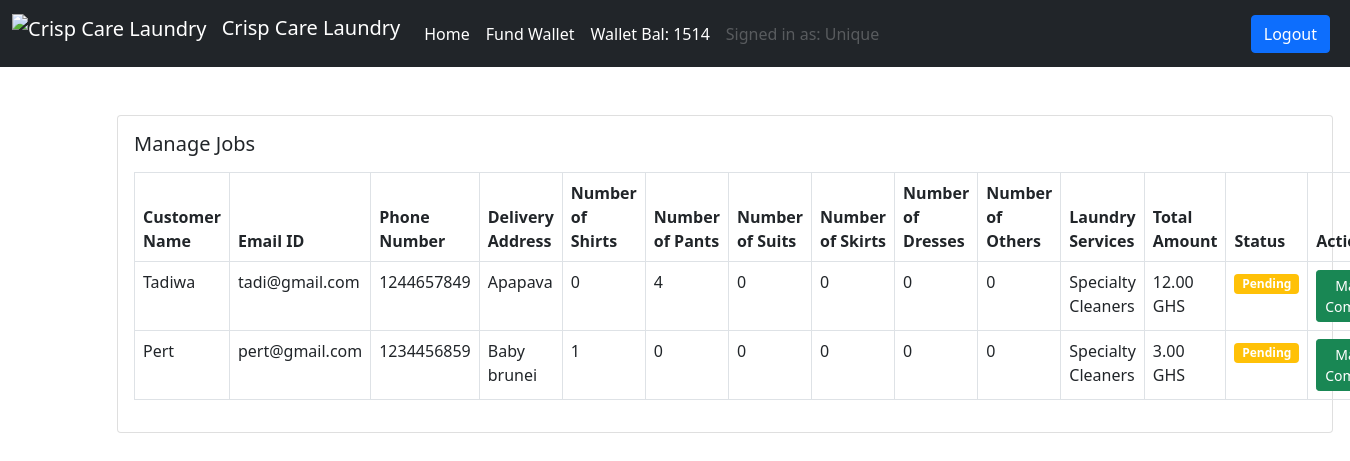
Screenshot of /completed-payment/ (signed in) with the database file from the repository.
### payment/models.py (models this page shows)
class Wallet(models.Model):
    user = models.OneToOneField(User, on_delete=models.CASCADE)
    balance = models.PositiveSmallIntegerField(default=0)

### laundry/models.py (models this page shows, shortened)
class Checkout(models.Model):
        cart = models.ForeignKey(Cart, on_delete=models.CASCADE)
        full_name = models.CharField(max_length=100)
        email_id = models.EmailField(max_length=100)
        delivery_address = models.CharField(max_length=255)
        phone_number = models.CharField(max_length=20)
        payment_method = models.CharField(max_length=20)
        timestamp = models.DateTimeField(auto_now_add=True)

class Cart(models.Model):
    num_shirts = models.IntegerField(default=0)
    num_pants = models.IntegerField(default=0)
    num_suits = models.IntegerField(default=0)
    num_skirts = models.IntegerField(default=0)
    num_dresses = models.IntegerField(default=0)
    num_others = models.IntegerField(default=0)
    special_requests = models.TextField(blank=True, null=True)
    pickup_date = models.DateField(default=timezone.now)
    total_amount = models.DecimalField(max_digits=10, decimal_places=2, default=0)
    is_verified = models.BooleanField(default=False)

class ServiceCart(models.Model):
        cart = models.ForeignKey(Cart, on_delete=models.CASCADE)
        service = models.ForeignKey(Service, on_delete=models.CASCADE)
        user = models.ForeignKey(User, on_delete=models.CASCADE)

class Service(models.Model):
    user = models.ForeignKey(User, on_delete=models.CASCADE)
    name = models.CharField(max_length=100)
    price = models.PositiveIntegerField()

### laundry/views.py (the view)
# urls.py: path('completed-payment/', views.completed_payment, name='completed-payment'),
def completed_payment(request):
    obj = Checkout.objects.filter(cart__is_verified=True)
    context = {'obj':obj}
    return render(request, 'laundrySys/completed_payment.html', context)

### templates/laundrySys/completed_payment.html
{% extends 'base.html' %}
{% block content %}
<div>
    <div class="card mx-auto" style="width: 76rem;">
        <div class="card-body">
            <h5 class="card-title mb-3">Manage Jobs</h5>
            <table class="table table-bordered">
                <thead>
                    <tr>
                        <th scope="col">Customer Name</th>
                        <th scope="col">Email ID</th>
                        <th scope="col">Phone Number</th>
                        <th scope="col">Delivery Address</th>
                        <th scope="col">Number of Shirts</th>
                        <th scope="col">Number of Pants</th>
                        <th scope="col">Number of Suits</th>
                        <th scope="col">Number of Skirts</th>
                        <th scope="col">Number of Dresses</th>
                        <th scope="col">Number of Others</th>
                        <th scope="col">Laundry Services</th>
                        <th scope="col">Total Amount</th>
                        <th scope="col">Status</th>
                        <th scope="col">Action</th>
                    </tr>
                </thead>
                <tbody>
                    {% for o in obj %}
                    <tr>
                        <td>{{ o.full_name }}</td>
                        <td>{{ o.email_id }}</td>
                        <td>{{ o.phone_number }}</td>
                        <td>{{ o.delivery_address }}</td>
                        <td>{{ o.cart.num_shirts }}</td>
                        <td>{{ o.cart.num_pants }}</td>
                        <td>{{ o.cart.num_suits }}</td>
                        <td>{{ o.cart.num_skirts }}</td>
                        <td>{{ o.cart.num_dresses }}</td>
                        <td>{{ o.cart.num_others }}</td>
                        <td>
                            {% for m in o.cart.servicecart_set.all %}
                            {{ m.service.name }}<br>
                            {% endfor %}
                        </td>
                        <td>{{ o.cart.total_amount }} GHS</td>
                        <td>
                            {% if o.status == 'Completed' %}
                            <span class="badge bg-success">Completed</span>
                            {% elif o.status == 'Delivered' %}
                                <span class="badge bg-primary">Delivered</span>
                            {% else %}
                                <span class="badge bg-warning">Pending</span>
                            {% endif %}
                        </td>
                        <td>
                            <a href="{% url 'mark_complete' o.id %}" class="btn btn-sm btn-success">Mark as Completed</a>
                        </td>
                    </tr>
                    {% endfor %}
                </tbody>
            </table>
        </div>
    </div>
</div>
{% endblock content %}

### templates/base.html (shortened to what this page needs)
<!DOCTYPE html>
<html lang="en">
    <head>
        {% load static %}
        <link href="https://cdn.jsdelivr.net/npm/bootstrap@5.0.2/dist/css/bootstrap.min.css" rel="stylesheet"
>
    </head>
    <body>
        <nav class="navbar navbar-expand-lg navbar-dark bg-dark">
            <div class="container-fluid">
                <a class="navbar-brand" href="#">
                    <img src="https://static.vecteezy.com/system/resources/previews/014/269/241/original/laundry-service-mascot-logo-washing-machine-mascot-logo-vector.jpg"
                    alt="Crisp Care Laundry" class="d-inline-block align-text-top" style="height: 40px; margin-right: 10px;">
                    Crisp Care Laundry</a>
                <div class="collapse navbar-collapse" id="navbarSupportedContent">
                    <ul class="navbar-nav me-auto mb-2 mb-lg-0">
                        <li class="nav-item">
                            <a class="nav-link active" aria-current="page" href="{% url 'home' %}">Home</a>
                        </li>
                        {% if not request.user.is_superuser %}
                        <li class="nav-item">
                            <a class="nav-link active" aria-current="page" href="{% url 'initiate-payment' %}">Fund Wallet</a>
                        </li>
                        <li class="nav-item">
                            <a class="nav-link active" aria-current="page" href="#">Wallet Bal: {{request.user.wallet.balance}}</a>
                        </li>
                        {% endif %}
                        <li class="nav-item">
                            <a class="nav-link disabled" href="#" tabindex="-1" aria-disabled="true">Signed in as: {{request.user.username}}</a>
                        </li>
                    </ul>
                    {% if request.user.is_authenticated %}
                    <a href="{% url 'logout' %}" class="btn btn-primary me-2">Logout</a>
                    {% else %}
                    <a href="{% url 'login' %}" class="btn btn-primary me-2">Login</a>
                    {% endif %}
                </div>
            </div>
        </nav>
        <div class="container mt-5">
            {% block content %}
            {% endblock content %}
        </div>
    </body>
</html>

### rows the page displays
Checkout: full_name "Tadiwa", email_id "tadi@gmail.com", phone_number "1244657849", delivery_address "Apapava", cart.num_shirts "0", cart.num_pants "4", cart.num_suits "0", cart.num_skirts "0", cart.num_dresses "0", cart.num_others "0", cart.total_amount "12.00"
ServiceCart: service.name "Specialty Cleaners"
Checkout: full_name "Pert", email_id "pert@gmail.com", phone_number "1234456859", delivery_address "Baby brunei", cart.num_shirts "1", cart.num_pants "0", cart.num_suits "0", cart.num_skirts "0", cart.num_dresses "0", cart.num_others "0", cart.total_amount "3.00"
ServiceCart: service.name "Specialty Cleaners"

### other values shown
{{ request.user.wallet.balance }} "1514"
{{ request.user.username }} "Unique"
